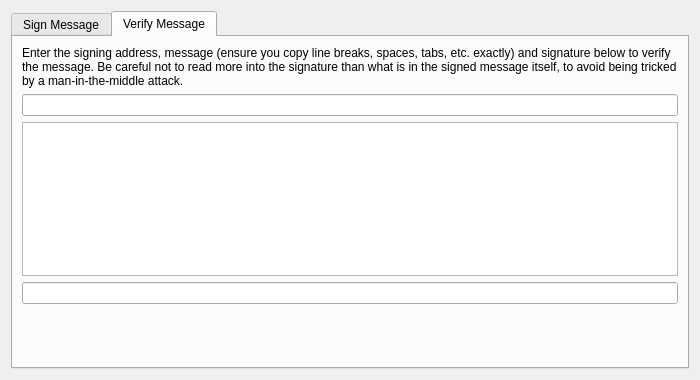
<?xml version="1.0" encoding="UTF-8"?>
<ui version="4.0">
 <class>SignVerifyMessageDialog</class>
 <widget class="QDialog" name="SignVerifyMessageDialog">
  <property name="geometry">
   <rect>
    <x>0</x>
    <y>0</y>
    <width>700</width>
    <height>380</height>
   </rect>
  </property>
  <property name="windowTitle">
   <string>Signatures - Sign / Verify a Message</string>
  </property>
  <property name="modal">
   <bool>true</bool>
  </property>
  <layout class="QVBoxLayout" name="verticalLayout">
   <item>
    <widget class="QTabWidget" name="tabWidget">
     <property name="currentIndex">
      <number>1</number>
     </property>
     <widget class="QWidget" name="tabSignMessage">
      <attribute name="title">
       <string>Sign Message</string>
      </attribute>
      <layout class="QVBoxLayout" name="verticalLayout_SM">
       <item>
        <widget class="QLabel" name="infoLabel_SM">
         <property name="text">
          <string>You can sign messages with your addresses to prove you own them. Be careful not to sign anything vague, as phishing attacks may try to trick you into signing your identity over to them. Only sign fully-detailed statements you agree to.</string>
         </property>
         <property name="textFormat">
          <enum>Qt::PlainText</enum>
         </property>
         <property name="wordWrap">
          <bool>true</bool>
         </property>
        </widget>
       </item>
       <item>
        <layout class="QHBoxLayout" name="horizontalLayout_1_SM">
         <property name="spacing">
          <number>0</number>
         </property>
         <item>
          <widget class="QValidatedLineEdit" name="addressIn_SM">
           <property name="toolTip">
            <string>The Diytube address to sign the message with</string>
           </property>
          </widget>
         </item>
         <item>
          <widget class="QtMaterialFlatButton" name="addressBookButton_SM" native="true">
           <property name="toolTip">
            <string>Choose previously used address</string>
           </property>
           <property name="text" stdset="0">
            <string/>
           </property>
           <property name="icon" stdset="0">
            <iconset resource="../diytube.qrc">
             <normaloff>:/icons/address-book</normaloff>:/icons/address-book</iconset>
           </property>
           <property name="shortcut" stdset="0">
            <string>Alt+A</string>
           </property>
           <property name="autoDefault" stdset="0">
            <bool>false</bool>
           </property>
          </widget>
         </item>
         <item>
          <widget class="QtMaterialFlatButton" name="pasteButton_SM" native="true">
           <property name="toolTip">
            <string>Paste address from clipboard</string>
           </property>
           <property name="text" stdset="0">
            <string/>
           </property>
           <property name="icon" stdset="0">
            <iconset resource="../diytube.qrc">
             <normaloff>:/icons/editpaste</normaloff>:/icons/editpaste</iconset>
           </property>
           <property name="shortcut" stdset="0">
            <string>Alt+P</string>
           </property>
           <property name="autoDefault" stdset="0">
            <bool>false</bool>
           </property>
          </widget>
         </item>
        </layout>
       </item>
       <item>
        <widget class="QPlainTextEdit" name="messageIn_SM">
         <property name="toolTip">
          <string>Enter the message you want to sign here</string>
         </property>
        </widget>
       </item>
       <item>
        <widget class="QLabel" name="signatureLabel_SM">
         <property name="text">
          <string>Signature</string>
         </property>
         <property name="textFormat">
          <enum>Qt::PlainText</enum>
         </property>
        </widget>
       </item>
       <item>
        <layout class="QHBoxLayout" name="horizontalLayout_2_SM">
         <property name="spacing">
          <number>0</number>
         </property>
         <item>
          <widget class="QLineEdit" name="signatureOut_SM">
           <property name="font">
            <font>
             <italic>true</italic>
            </font>
           </property>
           <property name="readOnly">
            <bool>true</bool>
           </property>
          </widget>
         </item>
         <item>
          <widget class="QtMaterialFlatButton" name="copySignatureButton_SM" native="true">
           <property name="toolTip">
            <string>Copy the current signature to the system clipboard</string>
           </property>
           <property name="text" stdset="0">
            <string/>
           </property>
           <property name="icon" stdset="0">
            <iconset resource="../diytube.qrc">
             <normaloff>:/icons/editcopy</normaloff>:/icons/editcopy</iconset>
           </property>
           <property name="autoDefault" stdset="0">
            <bool>false</bool>
           </property>
          </widget>
         </item>
        </layout>
       </item>
       <item>
        <layout class="QHBoxLayout" name="horizontalLayout_3_SM">
         <item>
          <widget class="QtMaterialFlatButton" name="signMessageButton_SM" native="true">
           <property name="toolTip">
            <string>Sign the message to prove you own this Diytube address</string>
           </property>
           <property name="text" stdset="0">
            <string>Sign Message</string>
           </property>
           <property name="icon" stdset="0">
            <iconset resource="../diytube.qrc">
             <normaloff>:/icons/edit</normaloff>:/icons/edit</iconset>
           </property>
           <property name="autoDefault" stdset="0">
            <bool>false</bool>
           </property>
          </widget>
         </item>
         <item>
          <widget class="QtMaterialFlatButton" name="clearButton_SM" native="true">
           <property name="toolTip">
            <string>Reset all sign message fields</string>
           </property>
           <property name="text" stdset="0">
            <string>Clear All</string>
           </property>
           <property name="icon" stdset="0">
            <iconset resource="../diytube.qrc">
             <normaloff>:/icons/remove</normaloff>:/icons/remove</iconset>
           </property>
           <property name="autoDefault" stdset="0">
            <bool>false</bool>
           </property>
          </widget>
         </item>
         <item>
          <spacer name="horizontalSpacer_1_SM">
           <property name="orientation">
            <enum>Qt::Horizontal</enum>
           </property>
           <property name="sizeHint" stdset="0">
            <size>
             <width>40</width>
             <height>48</height>
            </size>
           </property>
          </spacer>
         </item>
         <item>
          <widget class="QLabel" name="statusLabel_SM">
           <property name="font">
            <font>
             <weight>75</weight>
             <bold>true</bold>
            </font>
           </property>
           <property name="text">
            <string/>
           </property>
           <property name="wordWrap">
            <bool>true</bool>
           </property>
          </widget>
         </item>
         <item>
          <spacer name="horizontalSpacer_2_SM">
           <property name="orientation">
            <enum>Qt::Horizontal</enum>
           </property>
           <property name="sizeHint" stdset="0">
            <size>
             <width>40</width>
             <height>48</height>
            </size>
           </property>
          </spacer>
         </item>
        </layout>
       </item>
      </layout>
     </widget>
     <widget class="QWidget" name="tabVerifyMessage">
      <attribute name="title">
       <string>Verify Message</string>
      </attribute>
      <layout class="QVBoxLayout" name="verticalLayout_VM">
       <item>
        <widget class="QLabel" name="infoLabel_VM">
         <property name="text">
          <string>Enter the signing address, message (ensure you copy line breaks, spaces, tabs, etc. exactly) and signature below to verify the message. Be careful not to read more into the signature than what is in the signed message itself, to avoid being tricked by a man-in-the-middle attack.</string>
         </property>
         <property name="textFormat">
          <enum>Qt::PlainText</enum>
         </property>
         <property name="alignment">
          <set>Qt::AlignLeading|Qt::AlignLeft|Qt::AlignTop</set>
         </property>
         <property name="wordWrap">
          <bool>true</bool>
         </property>
        </widget>
       </item>
       <item>
        <layout class="QHBoxLayout" name="horizontalLayout_1_VM">
         <property name="spacing">
          <number>0</number>
         </property>
         <item>
          <widget class="QValidatedLineEdit" name="addressIn_VM">
           <property name="toolTip">
            <string>The Diytube address the message was signed with</string>
           </property>
          </widget>
         </item>
         <item>
          <widget class="QtMaterialFlatButton" name="addressBookButton_VM" native="true">
           <property name="toolTip">
            <string>Choose previously used address</string>
           </property>
           <property name="text" stdset="0">
            <string/>
           </property>
           <property name="icon" stdset="0">
            <iconset resource="../diytube.qrc">
             <normaloff>:/icons/address-book</normaloff>:/icons/address-book</iconset>
           </property>
           <property name="shortcut" stdset="0">
            <string>Alt+A</string>
           </property>
           <property name="autoDefault" stdset="0">
            <bool>false</bool>
           </property>
          </widget>
         </item>
        </layout>
       </item>
       <item>
        <widget class="QPlainTextEdit" name="messageIn_VM"/>
       </item>
       <item>
        <widget class="QValidatedLineEdit" name="signatureIn_VM"/>
       </item>
       <item>
        <layout class="QHBoxLayout" name="horizontalLayout_2_VM">
         <item>
          <widget class="QtMaterialFlatButton" name="verifyMessageButton_VM" native="true">
           <property name="toolTip">
            <string>Verify the message to ensure it was signed with the specified Diytube address</string>
           </property>
           <property name="text" stdset="0">
            <string>Verify Message</string>
           </property>
           <property name="icon" stdset="0">
            <iconset resource="../diytube.qrc">
             <normaloff>:/icons/transaction_0</normaloff>:/icons/transaction_0</iconset>
           </property>
           <property name="autoDefault" stdset="0">
            <bool>false</bool>
           </property>
          </widget>
         </item>
         <item>
          <widget class="QtMaterialFlatButton" name="clearButton_VM" native="true">
           <property name="toolTip">
            <string>Reset all verify message fields</string>
           </property>
           <property name="text" stdset="0">
            <string>Clear All</string>
           </property>
           <property name="icon" stdset="0">
            <iconset resource="../diytube.qrc">
             <normaloff>:/icons/remove</normaloff>:/icons/remove</iconset>
           </property>
           <property name="autoDefault" stdset="0">
            <bool>false</bool>
           </property>
          </widget>
         </item>
         <item>
          <spacer name="horizontalSpacer_1_VM">
           <property name="orientation">
            <enum>Qt::Horizontal</enum>
           </property>
           <property name="sizeHint" stdset="0">
            <size>
             <width>40</width>
             <height>48</height>
            </size>
           </property>
          </spacer>
         </item>
         <item>
          <widget class="QLabel" name="statusLabel_VM">
           <property name="font">
            <font>
             <weight>75</weight>
             <bold>true</bold>
            </font>
           </property>
           <property name="text">
            <string/>
           </property>
           <property name="wordWrap">
            <bool>true</bool>
           </property>
          </widget>
         </item>
         <item>
          <spacer name="horizontalSpacer_2_VM">
           <property name="orientation">
            <enum>Qt::Horizontal</enum>
           </property>
           <property name="sizeHint" stdset="0">
            <size>
             <width>40</width>
             <height>48</height>
            </size>
           </property>
          </spacer>
         </item>
        </layout>
       </item>
      </layout>
     </widget>
    </widget>
   </item>
  </layout>
 </widget>
 <customwidgets>
  <customwidget>
   <class>QtMaterialFlatButton</class>
   <extends>QWidget</extends>
   <header>qtmaterialflatbutton.h</header>
  </customwidget>
  <customwidget>
   <class>QValidatedLineEdit</class>
   <extends>QLineEdit</extends>
   <header>qvalidatedlineedit.h</header>
  </customwidget>
 </customwidgets>
 <resources>
  <include location="../diytube.qrc"/>
 </resources>
 <connections/>
</ui>
